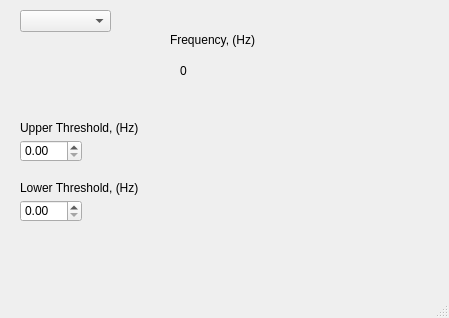
<?xml version="1.0" encoding="UTF-8"?>
<ui version="4.0">
 <class>MainWindow</class>
 <widget class="QMainWindow" name="MainWindow">
  <property name="geometry">
   <rect>
    <x>0</x>
    <y>0</y>
    <width>449</width>
    <height>318</height>
   </rect>
  </property>
  <property name="windowTitle">
   <string>MainWindow</string>
  </property>
  <widget class="QWidget" name="centralwidget">
   <widget class="QLabel" name="label">
    <property name="geometry">
     <rect>
      <x>170</x>
      <y>30</y>
      <width>141</width>
      <height>20</height>
     </rect>
    </property>
    <property name="text">
     <string>Frequency, (Hz)</string>
    </property>
   </widget>
   <widget class="QLabel" name="label_2">
    <property name="geometry">
     <rect>
      <x>20</x>
      <y>120</y>
      <width>201</width>
      <height>16</height>
     </rect>
    </property>
    <property name="text">
     <string>Upper Threshold, (Hz)</string>
    </property>
   </widget>
   <widget class="QDoubleSpinBox" name="doubleSpinBox">
    <property name="geometry">
     <rect>
      <x>20</x>
      <y>140</y>
      <width>62</width>
      <height>22</height>
     </rect>
    </property>
   </widget>
   <widget class="QDoubleSpinBox" name="doubleSpinBox_2">
    <property name="geometry">
     <rect>
      <x>20</x>
      <y>200</y>
      <width>62</width>
      <height>22</height>
     </rect>
    </property>
   </widget>
   <widget class="QLabel" name="label_3">
    <property name="geometry">
     <rect>
      <x>20</x>
      <y>180</y>
      <width>211</width>
      <height>16</height>
     </rect>
    </property>
    <property name="text">
     <string>Lower Threshold, (Hz)</string>
    </property>
   </widget>
   <widget class="QLabel" name="label_4">
    <property name="geometry">
     <rect>
      <x>180</x>
      <y>50</y>
      <width>41</width>
      <height>41</height>
     </rect>
    </property>
    <property name="locale">
     <locale language="English" country="UnitedStates"/>
    </property>
    <property name="text">
     <string>0</string>
    </property>
   </widget>
   <widget class="QComboBox" name="languageComboBox">
    <property name="geometry">
     <rect>
      <x>20</x>
      <y>10</y>
      <width>91</width>
      <height>22</height>
     </rect>
    </property>
   </widget>
  </widget>
  <widget class="QMenuBar" name="menubar">
   <property name="geometry">
    <rect>
     <x>0</x>
     <y>0</y>
     <width>449</width>
     <height>26</height>
    </rect>
   </property>
  </widget>
  <widget class="QStatusBar" name="statusbar"/>
 </widget>
 <resources/>
 <connections/>
</ui>
